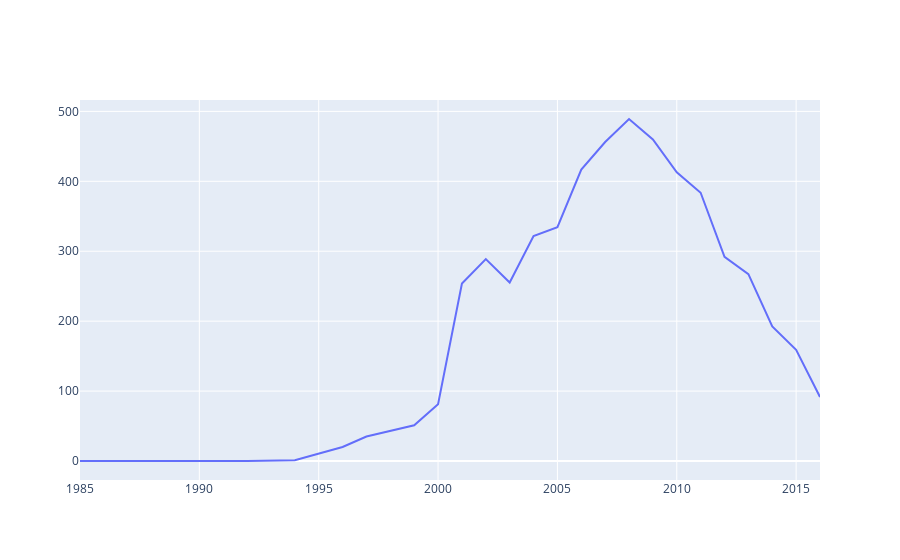

The cell this chart's notebook holds for it:
### Markdown cell above
В plotly строится визуализация объекта Figure, который состоит из данных (массив линий, которые в библиотеке называются traces) и оформления/стиля, за который отвечает объект layout. `iplot` строит график от dict-like object т.е. {'name':'plot_name', 'x' : x_array, 'y': y_array}.

Параметр show_link отвечает за ссылки на online-платформу plot.ly на графиках. Поскольку обычно это функциональность не нужна, то я предпочитаю скрывать ее для предотвращения случайных нажатий.

### Code cell
iplot(go.Figure(trace0))

### Figure 1 — Plotly figure (JSON) as saved in the notebook; plotly's stock layout.template omitted (floating-point values rounded to 4 significant figures)
{"data": [{"name": "Global Sales", "type": "scatter", "x": [1985, 1988, 1992, 1994, 1996, 1997, 1998, 1999, 2000, 2001, 2002, 2003, 2004, 2005, 2006, 2007, 2008, 2009, 2010, 2011, 2012, 2013, 2014, 2015, 2016], "y": [0.03, 0.03, 0.03, 1.27, 20.1, 35.01, 43.18, 51.17, 81.24, 253.9, 288.8, 255.4, 321.8, 334.3, 416.7, 456.2, 489.1, 459.8, 413.0, 383.7, 291.9, 267.2, 192.4, 159.2, 91.56]}], "layout": {}}
